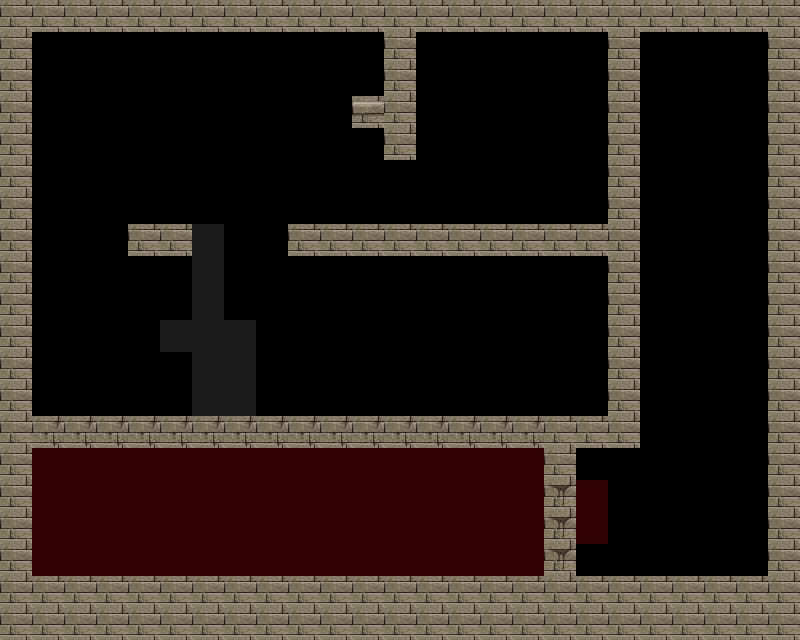

The image is a tile-based game level rendered from a .tmx file. Its description and complete source (layers, tilesets, objects, tile grids) follow:
An orthogonal 25x20 tile map with 32x32 px tiles, 1 tile layer (Wall), 3 hidden layers not drawn, 4 tilesets.

<map version="1.2" tiledversion="1.2.4" orientation="orthogonal" renderorder="right-down" width="25" height="20" tilewidth="32" tileheight="32" infinite="0" nextlayerid="5" nextobjectid="1">
 <tileset firstgid="1" source="tilesets/meta.tsx" />
 <tileset firstgid="3" source="tilesets/road.tsx" />
 <tileset firstgid="4" source="tilesets/traps.tsx" />
 <tileset firstgid="196" source="tilesets/wallsandroofs.tsx" />
 <layer id="1" name="Road" width="25" height="20" visible="0">
  <data encoding="csv">
3,3,3,3,3,3,3,3,3,3,3,3,3,3,3,3,3,3,3,3,3,3,3,3,3,
3,3,3,3,3,3,3,3,3,3,3,3,3,3,3,3,3,3,3,3,3,3,3,3,3,
3,3,3,3,3,3,3,3,3,3,3,3,3,3,3,3,3,3,3,3,3,3,3,3,3,
3,3,3,3,3,3,3,3,3,3,3,3,3,3,3,3,3,3,3,3,3,3,3,3,3,
3,3,3,3,3,3,3,3,3,3,3,3,3,3,3,3,3,3,3,3,3,3,3,3,3,
3,3,3,3,3,3,3,3,3,3,3,3,3,3,3,3,3,3,3,3,3,3,3,3,3,
3,3,3,3,3,3,3,3,3,3,3,3,3,3,3,3,3,3,3,3,3,3,3,3,3,
3,3,3,3,3,3,3,3,3,3,3,3,3,3,3,3,3,3,3,3,3,3,3,3,3,
3,3,3,3,3,3,3,3,3,3,3,3,3,3,3,3,3,3,3,3,3,3,3,3,3,
3,3,3,3,3,3,3,3,3,3,3,3,3,3,3,3,3,3,3,3,3,3,3,3,3,
3,3,3,3,3,3,3,3,3,3,3,3,3,3,3,3,3,3,3,3,3,3,3,3,3,
3,3,3,3,3,3,3,3,3,3,3,3,3,3,3,3,3,3,3,3,3,3,3,3,3,
3,3,3,3,3,3,3,3,3,3,3,3,3,3,3,3,3,3,3,3,3,3,3,3,3,
3,3,3,3,3,3,3,3,3,3,3,3,3,3,3,3,3,3,3,3,3,3,3,3,3,
3,3,3,3,3,3,3,3,3,3,3,3,3,3,3,3,3,3,3,3,3,3,3,3,3,
3,3,3,3,3,3,3,3,3,3,3,3,3,3,3,3,3,3,3,3,3,3,3,3,3,
3,3,3,3,3,3,3,3,3,3,3,3,3,3,3,3,3,3,3,3,3,3,3,3,3,
3,3,3,3,3,3,3,3,3,3,3,3,3,3,3,3,3,3,3,3,3,3,3,3,3,
3,3,3,3,3,3,3,3,3,3,3,3,3,3,3,3,3,3,3,3,3,3,3,3,3,
3,3,3,3,3,3,3,3,3,3,3,3,3,3,3,3,3,3,3,3,3,3,3,3,3
</data>
 </layer>
 <layer id="2" name="Trap" width="25" height="20" visible="0">
  <data encoding="csv">
0,0,0,0,0,0,0,0,0,0,0,0,0,0,0,0,0,0,0,0,0,0,0,0,0,
0,0,0,0,0,0,0,0,0,0,0,0,0,0,0,162,163,18,18,0,162,163,0,0,0,
0,0,0,0,0,0,0,0,0,0,0,0,0,0,0,178,179,18,18,0,178,179,0,0,0,
0,0,0,0,0,0,0,0,0,0,0,0,0,0,0,194,195,18,18,0,194,195,0,0,0,
0,0,0,0,0,156,0,0,0,0,0,0,0,0,0,162,163,18,18,0,18,163,163,156,0,
0,0,0,0,0,0,0,0,0,0,0,0,0,0,0,178,179,18,18,0,0,0,0,0,0,
0,0,0,0,0,0,0,0,0,0,0,0,0,0,0,194,156,18,18,0,0,0,0,0,0,
0,163,163,163,0,0,0,0,0,0,0,0,0,0,0,0,0,0,0,0,0,0,0,0,0,
0,163,163,163,163,163,0,0,0,64,64,80,81,162,163,0,0,0,0,0,0,0,0,0,0,
0,80,81,64,80,81,0,0,0,80,81,96,97,178,179,0,97,80,0,0,0,0,0,0,0,
0,96,97,18,96,97,0,0,0,96,97,80,81,162,163,0,81,96,0,0,0,0,0,0,0,
0,80,81,18,80,81,0,0,0,80,81,96,97,178,179,0,97,80,0,0,0,0,0,0,0,
0,96,97,64,96,97,0,0,0,96,97,64,64,194,195,0,0,0,0,0,0,0,0,0,0,
0,0,0,0,0,0,0,0,0,0,0,0,0,0,0,0,0,0,0,0,0,0,0,0,0,
0,0,0,0,0,0,0,0,0,0,0,0,0,0,0,0,0,0,163,163,0,0,0,0,0,
0,0,0,0,0,0,0,0,0,0,0,0,0,0,0,0,0,0,163,163,0,0,0,0,0,
0,0,0,0,0,0,0,0,0,0,0,0,0,18,18,0,0,0,163,163,0,0,0,0,0,
0,0,0,0,0,0,0,0,0,0,0,0,0,0,0,0,0,0,163,156,0,0,0,0,0,
0,0,0,0,0,0,0,0,0,0,0,0,0,0,0,0,0,0,0,0,0,0,0,0,0,
0,0,0,0,0,0,0,0,0,0,0,0,0,0,0,0,0,0,0,0,0,0,0,0,0
</data>
 </layer>
 <layer id="3" name="Wall" width="25" height="20">
  <data encoding="csv">
261,261,261,261,261,261,261,261,261,261,261,261,261,261,261,261,261,261,261,261,261,261,261,261,261,
261,0,0,0,0,0,0,0,0,0,0,0,261,0,0,0,0,0,0,261,0,0,0,0,261,
261,0,0,0,0,0,0,0,0,0,0,0,261,0,0,0,0,0,0,261,0,0,0,0,261,
261,0,0,0,0,0,0,0,0,0,0,295,261,0,0,0,0,0,0,261,0,0,0,0,261,
261,0,0,0,0,0,0,0,0,0,0,0,261,0,0,0,0,0,0,261,0,0,0,0,261,
261,0,0,0,0,0,0,0,0,0,0,0,0,0,0,0,0,0,0,261,0,0,0,0,261,
261,0,0,0,0,0,0,0,0,0,0,0,0,0,0,0,0,0,0,261,0,0,0,0,261,
261,0,0,0,261,261,3,0,0,261,261,261,261,261,261,261,261,261,261,261,0,0,0,0,261,
261,0,0,0,0,0,3,0,0,0,0,0,0,0,0,0,0,0,0,261,0,0,0,0,261,
261,0,0,0,0,0,3,0,0,0,0,0,0,0,0,0,0,0,0,261,0,0,0,0,261,
261,0,0,0,0,3,3,3,0,0,0,0,0,0,0,0,0,0,0,261,0,0,0,0,261,
261,0,0,0,0,0,3,3,0,0,0,0,0,0,0,0,0,0,0,261,0,0,0,0,261,
261,0,0,0,0,0,3,3,0,0,0,0,0,0,0,0,0,0,0,261,0,0,0,0,261,
261,263,263,263,263,263,263,263,263,263,263,263,263,263,263,263,263,261,261,261,0,0,0,0,261,
261,1,1,1,1,1,1,1,1,1,1,1,1,1,1,1,1,261,0,0,0,0,0,0,261,
261,1,1,1,1,1,1,1,1,1,1,1,1,1,1,1,1,279,1,0,0,0,0,0,261,
261,1,1,1,1,1,1,1,1,1,1,1,1,1,1,1,1,279,1,0,0,0,0,0,261,
261,1,1,1,1,1,1,1,1,1,1,1,1,1,1,1,1,279,0,0,0,0,0,0,261,
261,261,261,261,261,261,261,261,261,261,261,261,261,261,261,261,261,261,261,261,261,261,261,261,261,
261,261,261,261,261,261,261,261,261,261,261,261,261,261,261,261,261,261,261,261,261,261,261,261,261
</data>
 </layer>
 <layer id="4" name="Utility" width="25" height="20" visible="0">
  <data encoding="csv">
0,0,0,0,0,0,0,0,0,0,0,0,0,0,0,0,0,0,0,0,0,0,0,0,0,
0,0,0,0,0,0,0,0,0,0,0,0,0,0,0,0,0,0,0,0,0,0,1,1,0,
0,0,0,0,0,0,0,0,0,0,0,0,0,0,0,0,0,0,0,0,0,0,1,1,0,
0,0,0,0,0,0,0,0,0,0,0,0,0,0,0,0,0,0,0,0,0,0,1,1,0,
0,0,0,0,0,0,0,0,0,0,0,0,0,0,0,0,0,0,0,0,0,0,0,0,0,
0,0,0,0,0,0,0,0,0,0,0,0,0,0,0,0,0,0,0,0,0,0,0,0,0,
0,0,0,0,0,0,0,0,0,0,0,0,0,0,0,0,0,0,0,0,0,0,0,0,0,
0,0,0,0,0,0,0,0,0,0,0,0,0,0,0,0,0,0,0,0,0,0,0,0,0,
0,0,0,0,0,0,0,0,0,0,0,0,0,0,0,0,0,0,0,0,0,0,0,0,0,
0,0,0,0,0,0,0,0,0,0,0,0,0,0,0,0,0,0,0,0,0,0,0,0,0,
0,0,0,0,0,0,0,0,0,0,0,0,0,0,0,0,0,0,0,0,0,0,0,0,0,
0,0,0,0,0,0,0,0,0,0,0,0,0,0,0,0,0,0,0,0,0,0,0,0,0,
0,0,0,0,0,0,0,0,0,0,0,0,0,0,0,0,0,0,0,0,0,0,0,0,0,
0,0,0,0,0,0,0,0,0,0,0,0,0,0,0,0,0,0,0,0,0,0,0,0,0,
0,0,0,0,0,0,0,0,0,0,0,0,0,0,0,0,0,0,0,0,0,0,0,0,0,
0,0,0,0,0,0,0,0,0,0,0,0,0,0,0,0,0,0,0,0,0,0,0,0,0,
0,0,2,0,0,0,0,0,0,0,0,0,0,0,0,0,0,0,0,0,0,0,0,0,0,
0,0,0,0,0,0,0,0,0,0,0,0,0,0,0,0,0,0,0,0,0,0,0,0,0,
0,0,0,0,0,0,0,0,0,0,0,0,0,0,0,0,0,0,0,0,0,0,0,0,0,
0,0,0,0,0,0,0,0,0,0,0,0,0,0,0,0,0,0,0,0,0,0,0,0,0
</data>
 </layer>
</map>
